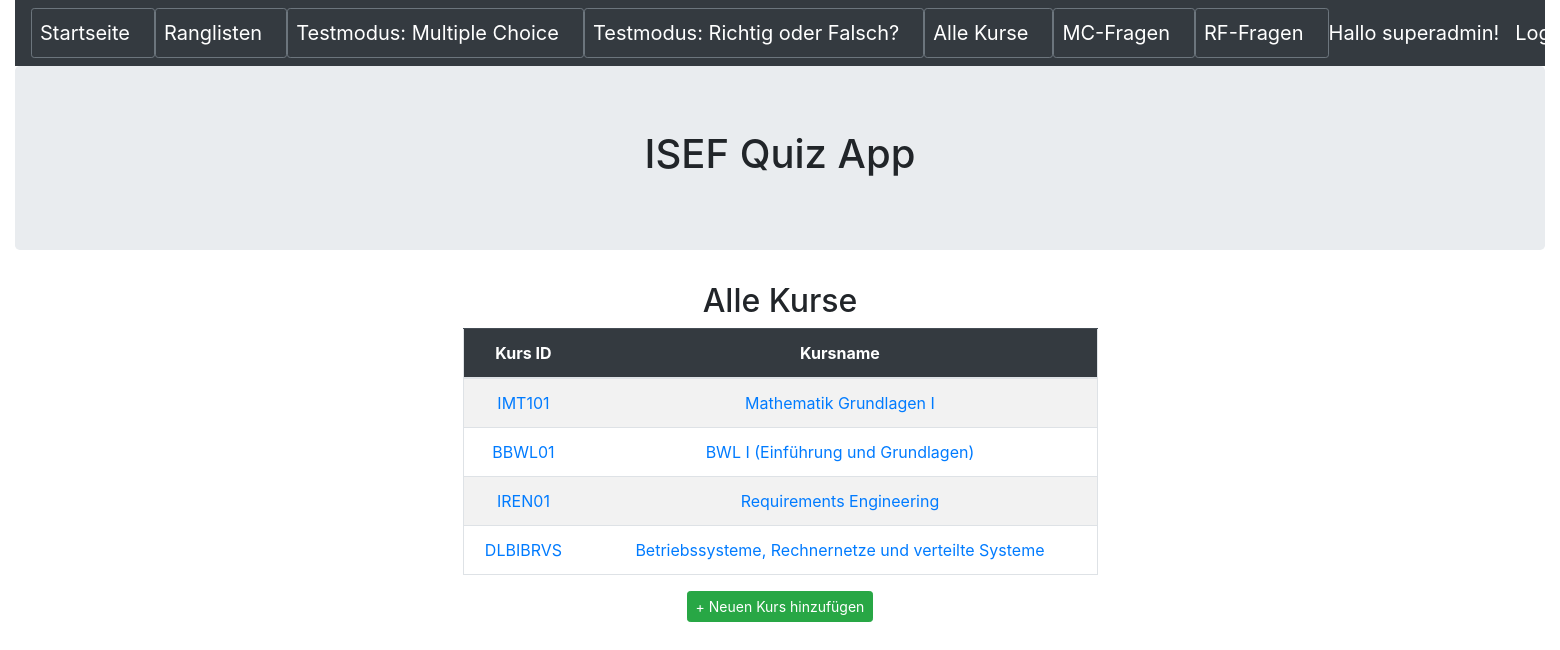
The app's page /kurs (signed in) with its own data.
### quiz/models.py (models this page shows, shortened)
class Kurs(models.Model):
    name = models.CharField(max_length=50,help_text='Geben Sie den Namen des Kurses ein')
    beschreibung = models.CharField(max_length=255,help_text='Geben Sie die Beschreibung des Kurses ein')

### quiz/views.py (the view)
# urls.py: path('kurs', KursHome.as_view(), name='kurs_start'),
class KursHome(AuthListView):
    model = Kurs
    template_name = 'kurs/kurs_home.html'
    permission_required = ('quiz.view_kurs')

### quiz/templates/kurs/kurs_home.html (shortened to what this page needs)
{% extends 'base.html' %}
{% block content %}
<h2 class="text-center">Alle Kurse</h2>
<div class="container text-center">
	<div class="row justify-content-md-center">
		<div class="col-sm-7 ">
            <table class ="table border table-hover table-striped">
                <thead class="table-dark">
					<th  scope = "col">Kurs ID</th>
					<th  scope = "col">Kursname</th>
				</thead>
                <tbody>
            {% for kurs in object_list %}
                    <tr>
	                    <td><a href="{% url 'kurs_detail' kurs.pk %}">{{ kurs.name }}</a></td>
                        <td><a href="{% url 'kurs_detail' kurs.pk %}">{{ kurs.beschreibung }}</a></td>
            {% endfor %}
            </table>
            <a class="btn btn-success btn-sm" href="{% url 'neuer_kurs' %}">+ Neuen Kurs hinzufügen</a>
        </div>
	</div>
</div>
{% endblock content %}

### templates/base.html (shortened to what this page needs)
<!DOCTYPE html>
<html>
  <head>
	<link rel="stylesheet" href="https://stackpath.bootstrapcdn.com/bootstrap/4.5.0/css/bootstrap.min.css">
  </head>
  <body>
    <div class="container-fluid">
        <header>
            <nav class="navbar navbar-expand-lg navbar-dark bg-dark">
                <button type="button" class="btn btn-outline-secondary btn-sm"><a class="navbar-brand" href="{% url 'index' %}">Startseite</a></button>
                <button type="button" class="btn btn-outline-secondary btn-sm"><a class="navbar-brand" href="{% url 'ergebnis_start' %}">Ranglisten</a></button>
                <button type="button" class="btn btn-outline-secondary btn-sm"><a class="navbar-brand" href="{% url 'mctest_select' %}">Testmodus: Multiple Choice</a></button>
                <button type="button" class="btn btn-outline-secondary btn-sm"><a class="navbar-brand" href="{% url 'rftest_select' %}">Testmodus: Richtig oder Falsch?</a></button>
                <button type="button" class="btn btn-outline-secondary btn-sm"><a class="navbar-brand" href="{% url 'kurs_start' %}">Alle Kurse</a></button>
                <button type="button" class="btn btn-outline-secondary btn-sm"><a class="navbar-brand" href="{% url 'frage_start' %}">MC-Fragen</a></button>
                <button type="button" class="btn btn-outline-secondary btn-sm"><a class="navbar-brand" href="{% url 'richtigoderfalsch_start' %}">RF-Fragen</a></button>
				{% if user.is_authenticated %}
                <a class="navbar-brand ml-auto order-md-last ">Hallo {{ user.get_username }}!</a>
                <a class="navbar-brand ml-auto order-md-last" href="{% url 'logout'%}?next={{request.path}}">Logout</a>
                {% else %}
                <a class="navbar-brand ml-auto order-md-last" href="{% url 'login'%}?next={{request.path}}">Login</a>
                {% endif %}
            </nav>
        </header>
        <div class="jumbotron">
            <h1 class="text-center">ISEF Quiz App</h1>
        </div>
        {% block content %}
        {% endblock content %}
    </div>
  </body>
</html>

### records on screen
Kurs: name "IMT101", beschreibung "Mathematik Grundlagen I"
Kurs: name "BBWL01", beschreibung "BWL I (Einführung und Grundlagen)"
Kurs: name "IREN01", beschreibung "Requirements Engineering"
Kurs: name "DLBIBRVS", beschreibung "Betriebssysteme, Rechnernetze und verteilte Systeme"

### other values on screen
{{ user.get_username }} "superadmin"
